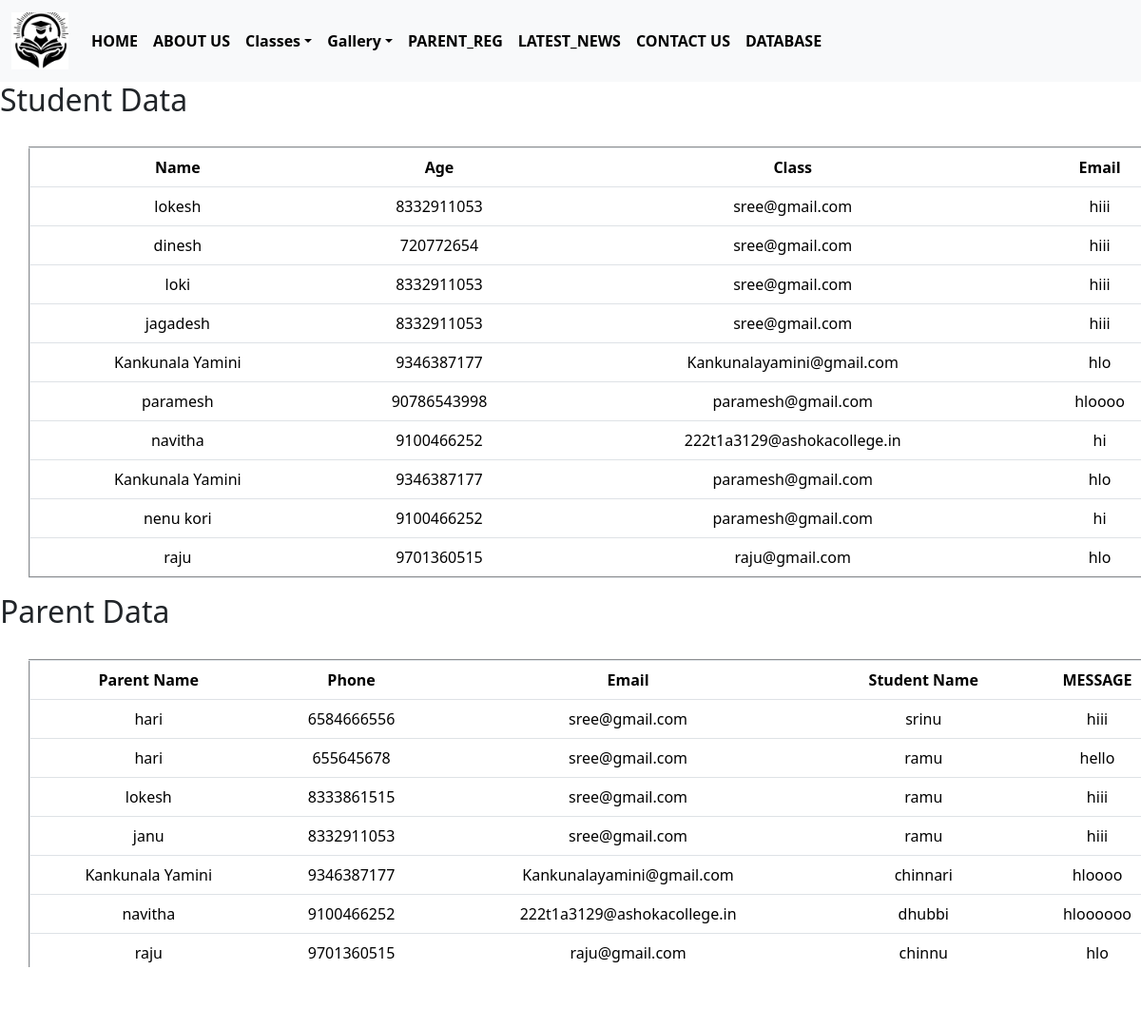
Screenshot of /table/ with the database file from the repository.
### app/models.py (models this page shows, shortened)
class Student(models.Model):
    name = models.CharField(max_length=100)
    phone = models.IntegerField()
    email = models.EmailField()
    msg = models.TextField()

class Parent(models.Model):
    name = models.CharField(max_length=255)
    phone = models.IntegerField()
    email = models.EmailField()
    stname = models.CharField(max_length=255)
    msg = models.TextField()

### app/views.py (the view)
# urls.py: path('table/', views.tableview, name='table'),
def tableview(request):
    parents = Parent.objects.all()
    students = Student.objects.all()
    return render(request, 'app/table.html', {
        'p': parents,
        's': students
    })

### templates/app/table.html
{% extends 'app/base.html' %}
{% load static %}
{% block body_block %}
<h2 class="h">Student Data</h2>
<table border="2px" class = 'table'>
  <thead>
    <tr >
      <th>Name</th>
      <th>Age</th>
      <th>Class</th>
      <th>Email</th>
    </tr>
  </thead>
  <tbody>
    {% for i in s %}
    <tr>
      <td>{{ i.name }}</td>
      <td>{{ i.phone }}</td>
      <td>{{ i.email }}</td>
      <td>{{ i.msg }}</td>
    </tr>
    {% endfor %}
  </tbody>
</table>
<h2 class="h">Parent Data</h2>
<table border="2px" class="table">
  <thead >
    <tr>
      <th>Parent Name</th>
      <th>Phone</th>
      <th>Email</th>
      <th>Student Name</th>
      <th>MESSAGE</th>
    </tr>
  </thead>
  <tbody>
    {% for i in p %}
    <tr>
      <td>{{ i.name }}</td>
      <td>{{ i.phone}}</td>
      <td>{{ i.email}}</td>
      <td>{{i.stname }}</td>
      <td>{{i.msg  }}</td>
    </tr>
    {% endfor %}
  </tbody>
</table>
{% endblock %}

### templates/app/base.html (shortened to what this page needs)
{% load static %}
<!DOCTYPE html>
<html lang="en">
<head>
    <link rel="stylesheet" href="{% static 'css/style.css' %}">
    <link href="https://cdn.jsdelivr.net/npm/bootstrap@5.3.7/dist/css/bootstrap.min.css" rel="stylesheet">
</head>
<body>
   <nav class="navbar navbar-expand-lg bg-body-tertiary">
  <div class="container-fluid">
    <a class="navbar-brand" href="#"><img src ="{% static 'images/logo.png' %}" width='60px',height='150px'></a>
    <div class="collapse navbar-collapse" id="navbarNav">
      <ul class="navbar-nav">
        <li class="nav-item">
          <a class="nav-link" href="/home">HOME</a>
        </li>
        <li class="nav-item">
          <a class="nav-link" href="/about">ABOUT US</a>
        </li>
        <li class="nav-item dropdown">
          <a class="nav-link dropdown-toggle" href="#" role="button" data-bs-toggle="dropdown">Classes</a>
        </li>
        <li class="nav-item dropdown">
          <a class="nav-link dropdown-toggle" href="#" role="button" data-bs-toggle="dropdown">Gallery</a>
        </li>
        <li class="nav-item">
          <a class="nav-link" href="/parent_reg">PARENT_REG</a>
        </li>
        <li class="nav-item">
          <a class="nav-link" href="/latest_news">LATEST_NEWS</a>
        </li>
        <li class="nav-item">
          <a class="nav-link" href="/contact_us">CONTACT US</a>
        </li>
        <li class="nav-item">
          <a class="nav-link" href="/table">DATABASE</a>
        </li>
      </ul>
</div>
  </div>
</nav>
{%block body_block%}
{%endblock%}
</body>
</html>

### static/css/style.css (style rules this page uses)
.navbar { background-color: #333; color:#fff; }
.container-fluid { width:40%; }
.table { background-color:blue; color:white; padding:10px; text-align:center; }
.nav-link { color:black; }
.navbar-nav { color:blue; }
.table { padding:100px; background-color:lightblue; margin : 30px; }
.navbar-nav li a { color:black; text-decoration:none; font-weight :bold }
.navbar-nav li { color:black; }
.navbar-nav li a { padding-left:20px; }

### rows the page displays
Student: name "lokesh", phone "8332911053", email "sree@gmail.com", msg "hiii"
Student: name "dinesh", phone "720772654", email "sree@gmail.com", msg "hiii"
Student: name "loki", phone "8332911053", email "sree@gmail.com", msg "hiii"
Student: name "jagadesh", phone "8332911053", email "sree@gmail.com", msg "hiii"
Student: name "Kankunala Yamini", phone "9346387177", email "Kankunalayamini@gmail.com", msg "hlo"
Student: name "paramesh", phone "90786543998", email "paramesh@gmail.com", msg "hloooo"
Student: name "navitha", phone "9100466252", email "222t1a3129@ashokacollege.in", msg "hi"
Student: name "Kankunala Yamini", phone "9346387177", email "paramesh@gmail.com", msg "hlo"
Student: name "nenu kori", phone "9100466252", email "paramesh@gmail.com", msg "hi"
Student: name "raju", phone "9701360515", email "raju@gmail.com", msg "hlo"
Parent: name "hari", phone "6584666556", email "sree@gmail.com", stname "srinu", msg "hiii"
Parent: name "hari", phone "655645678", email "sree@gmail.com", stname "ramu", msg "hello"
Parent: name "lokesh", phone "8333861515", email "sree@gmail.com", stname "ramu", msg "hiii"
Parent: name "janu", phone "8332911053", email "sree@gmail.com", stname "ramu", msg "hiii"
Parent: name "Kankunala Yamini", phone "9346387177", email "Kankunalayamini@gmail.com", stname "chinnari", msg "hloooo"
Parent: name "navitha", phone "9100466252", email "222t1a3129@ashokacollege.in", stname "dhubbi", msg "hloooooo"
Parent: name "raju", phone "9701360515", email "raju@gmail.com", stname "chinnu", msg "hlo"
